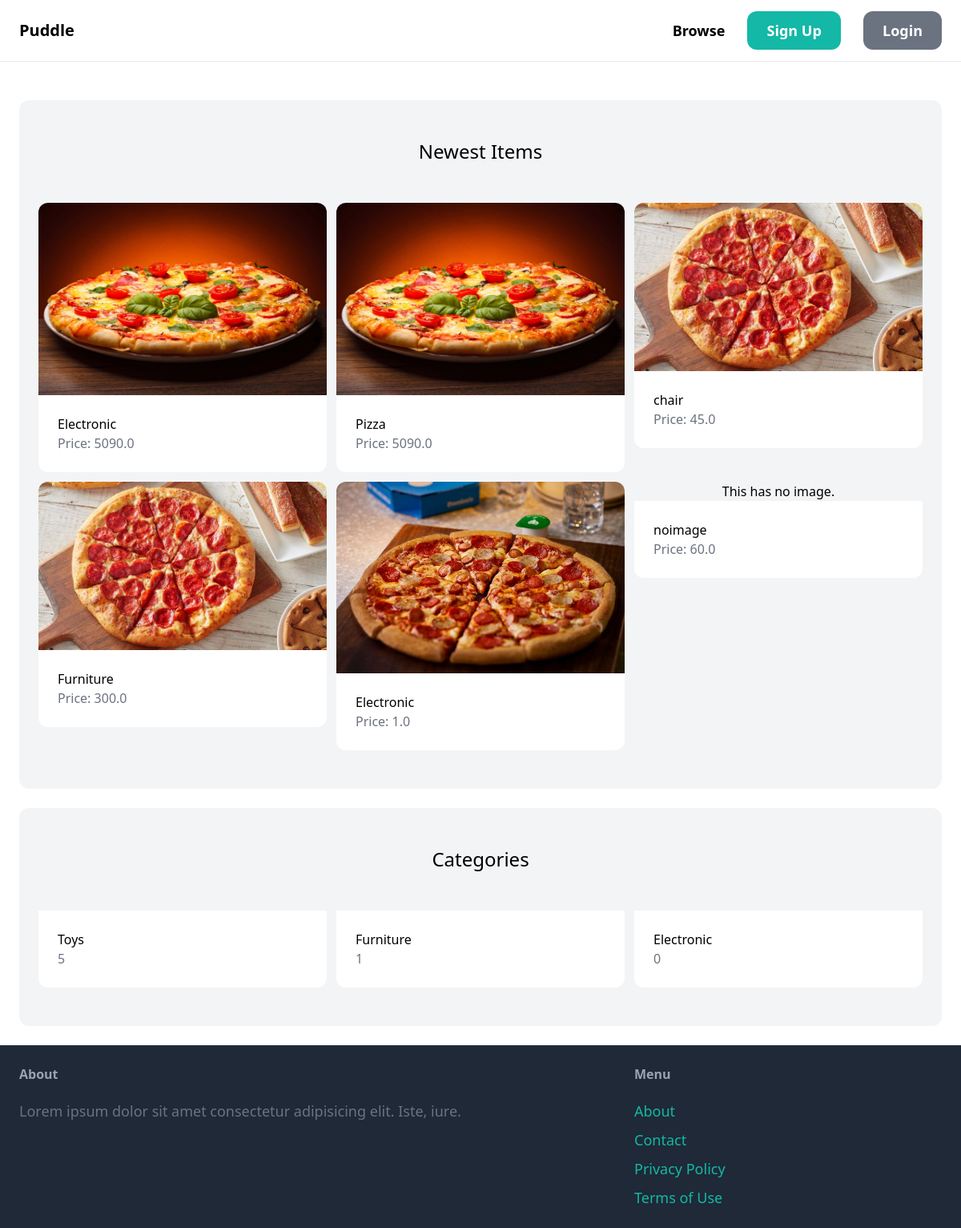
The page / on the database its author committed.
### items/models.py (models this page shows, shortened)
class Item(models.Model):
    category = models.ForeignKey(Category,related_name='items',on_delete=models.CASCADE)
    name = models.CharField(max_length=255)
    description = models.TextField(blank=True,null=True)
    price = models.FloatField()
    image = models.ImageField(upload_to='item_images',blank=True,null=True)
    is_sold = models.BooleanField(default=False)
    created_by = models.ForeignKey(User,related_name='items',on_delete=models.CASCADE)
    created_at = models.DateTimeField(auto_now_add = True)

class Category(models.Model):
    name = models.CharField(max_length=255)
    class Meta:
        verbose_name_plural = 'Categories'

### core/views.py (the view)
# urls.py: path('',views.index,name='index'),
def index(request):
    categories = Category.objects.all()
    items = Item.objects.filter(is_sold=False)[0:6]
    context = {
        'categories' : categories,
        'items' : items
    }
    return render(request,'index.html',context)

### core/templates/index.html
{% extends 'main.html'%} {% block content %}
<div class="mt-6 px-6 py-12 bg-gray-100 rounded-xl">
  <h2 class="mb-12 text-2xl text-center">Newest Items</h2>
  <div class="grid grid-cols-3 gap-3">
    {% for item in items %}
    <div>
      <a href="{% url 'items:detail' item.id %}">
        <div>
          {%if item.image %}
          <img src="{{ item.image.url }}" class="rounded-t-xl" alt="" />
          {%else%}
          <p class="text-center color-blue-300">This has no image.</p>
          {%endif%}
        </div>
        <div class="p-6 bg-white rounded-b-xl">
          <h2 class="test-2xl">{{ item.name }}</h2>
          <p class="text-gray-500">Price: {{ item.price }}</p>
        </div>
      </a>
    </div>
    {% endfor %}
  </div>
</div>
<div class="mt-6 px-6 py-12 bg-gray-100 rounded-xl">
  <h2 class="mb-12 text-2xl text-center">Categories</h2>
  <div class="grid grid-cols-3 gap-3">
    {% for category in categories%}
    <div>
      <a href="">
        <div class="p-6 bg-white rounded-b-xl">
          <h2 class="test-2xl">{{ category.name }}</h2>
          <p class="text-gray-500">{{ category.items.count }}</p>
        </div>
      </a>
    </div>
    {% endfor %}
  </div>
</div>
{%endblock%}

### core/templates/main.html (shortened to what this page needs)
<!DOCTYPE html>
<html lang="en">
  <head>
    <script src="https://cdn.tailwindcss.com"></script>
  </head>
  <body>
    <nav
      class="py-6 px-6 flex justify-between items-center border-b border-gray-200"
    >
      <a href="/" class="text-xl font-semibold">Puddle</a>
      <div class="space-x-6">
        <a
          href="{% url 'items:items' %}"
          class="text-lg font-semibold hover:text-gray-500"
          >Browse</a
        >
        {%if request.user.is_authenticated %}
        <a
          href="{% url 'items:newItem' %}"
          class="text-lg font-semibold hover:text-gray-500"
          >New Item</a
        >
        <a
          href="{%url 'conversation:inbox'%}"
          class="px-6 py-3 text-lg font-semibold bg-teal-500 text-white rounded-xl hover:bg-teal-700"
          >Inbox</a
        >
        <a
          href="{% url 'dashboard:index' %}"
          class="px-6 py-3 text-lg font-semibold bg-gray-500 text-white rounded-xl hover:bg-gray-700"
          >Dashboard</a
        >
        <a
          href="{% url 'core:logout' %}"
          class="px-6 py-3 text-lg font-semibold bg-red-500 text-white rounded-xl hover:bg-red-700"
          >Log Out</a
        >
        {%else%}
        <a
          href="{% url 'core:signup' %}"
          class="px-6 py-3 text-lg font-semibold bg-teal-500 text-white rounded-xl hover:bg-teal-700"
          >Sign Up</a
        >
        <a
          href="{% url 'core:login' %}"
          class="px-6 py-3 text-lg font-semibold bg-gray-500 text-white rounded-xl hover:bg-gray-700"
          >Login</a
        >
        {%endif%}
      </div>
    </nav>
    <div class="px-6 py-6">{% block content %} {% endblock %}</div>
    <footer class="py-6 px-6 flex justify-between bg-gray-800">
      <div class="w-2/3 pr-10">
        <h3 class="mb-5 font-semibold text-gray-400">About</h3>
        <p class="text-lg text-gray-500">
          Lorem ipsum dolor sit amet consectetur adipisicing elit. Iste, iure.
        </p>
      </div>
      <div class="w-1/3">
        <h3 class="mb-5 font-semibold text-gray-400">Menu</h3>
        <ul class="space-y-2">
          <li>
            <a href="#" class="text-lg text-teal-500 hover:text-teal-700"
              >About</a
            >
          </li>
          <li>
            <a
              href="{% url 'core:contact' %}"
              class="text-lg text-teal-500 hover:text-teal-700"
              >Contact</a
            >
          </li>
          <li>
            <a href="#" class="text-lg text-teal-500 hover:text-teal-700"
              >Privacy Policy</a
            >
          </li>
          <li>
            <a href="#" class="text-lg text-teal-500 hover:text-teal-700"
              >Terms of Use</a
            >
          </li>
        </ul>
      </div>
    </footer>
  </body>
</html>

### rows shown on the page
Item: image (picture), name "Electronic", price "5090.0"
Item: image (picture), name "Pizza", price "5090.0"
Item: image (picture), name "chair", price "45.0"
Item: image (picture), name "Furniture", price "300.0"
Item: image (picture), name "Electronic", price "1.0"
Item: image "This has no image.", name "noimage", price "60.0"
Category: name "Toys", items.count "5"
Category: name "Furniture", items.count "1"
Category: name "Electronic", items.count "0"
